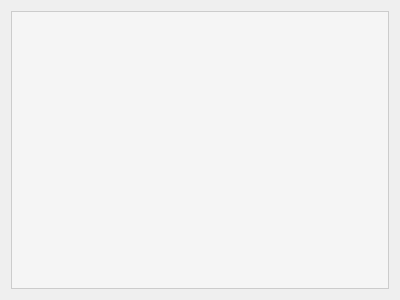
<?xml version="1.0" encoding="UTF-8"?>
<ui version="4.0">
    <class>component_picker</class>
    <widget class="QWidget" name="component_picker">
        <property name="geometry">
            <rect>
                <x>0</x>
                <y>0</y>
                <width>400</width>
                <height>300</height>
            </rect>
        </property>
        <property name="minimumSize">
            <size>
                <width>200</width>
                <height>0</height>
            </size>
        </property>
        <property name="windowTitle">
            <string>Form</string>
        </property>
        <layout class="QVBoxLayout" name="verticalLayout">
            <item>
                <widget class="QListView" name="listView">
                    <property name="styleSheet">
                        <string notr="true">QListView {
                            background-color: #f5f5f5;
                            border: 1px solid #ccc;
                            padding: 5px;
                            font: bold 14px;
                            }

                            QListView::item {
                            background-color: lightgrey;
                            border: 1px solid #bbb;
                            margin: 3px;
                            padding: 8px;
                            border-radius: 5px;
                            border: 2px solid grey;
                            }

                            QListView::item:selected {
                            background-color: #0078d7;
                            color: white;
                            }
                        </string>
                    </property>
                </widget>
            </item>
        </layout>
    </widget>
    <resources/>
    <connections/>
</ui>
